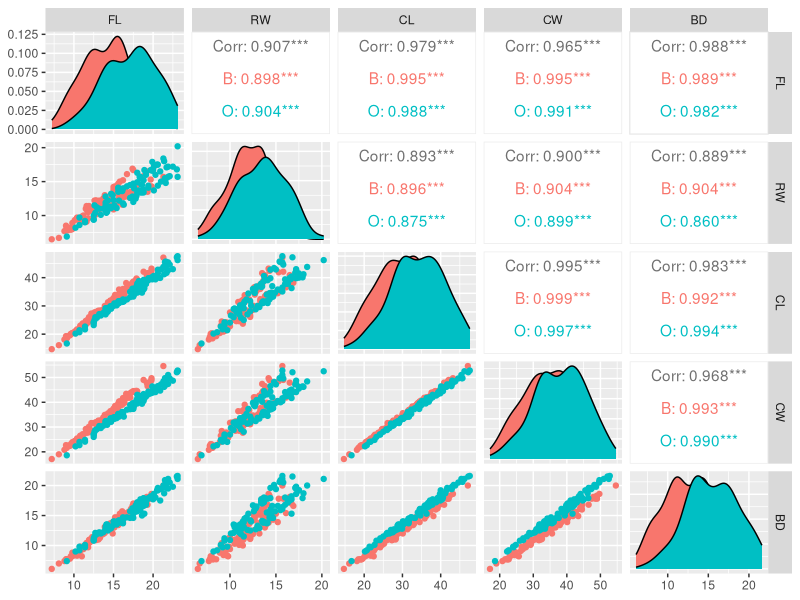
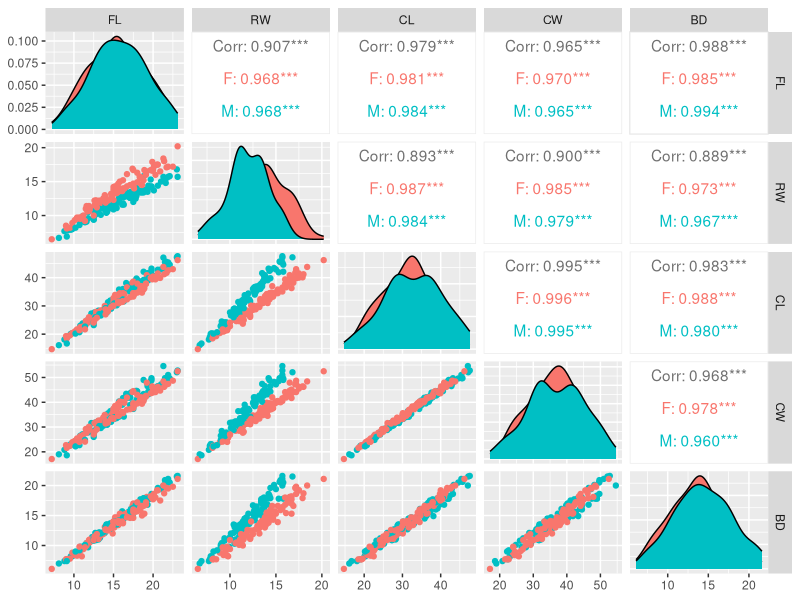
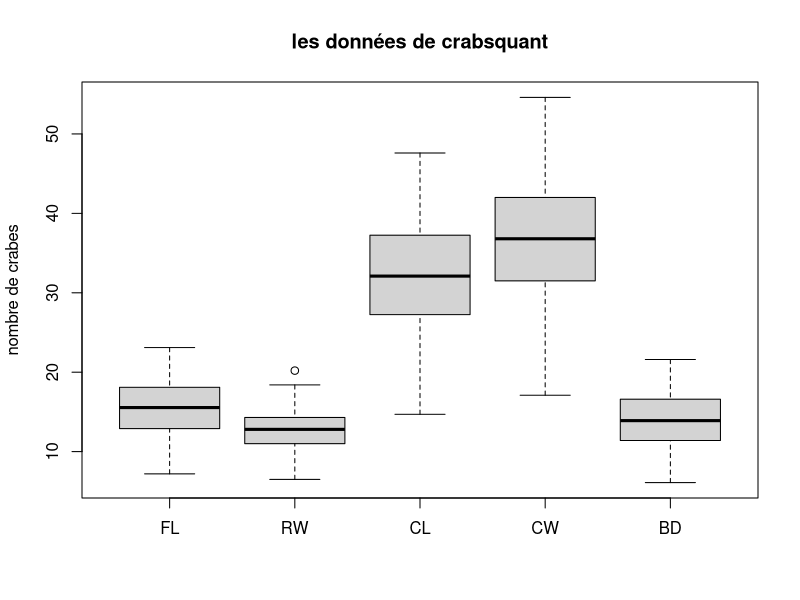
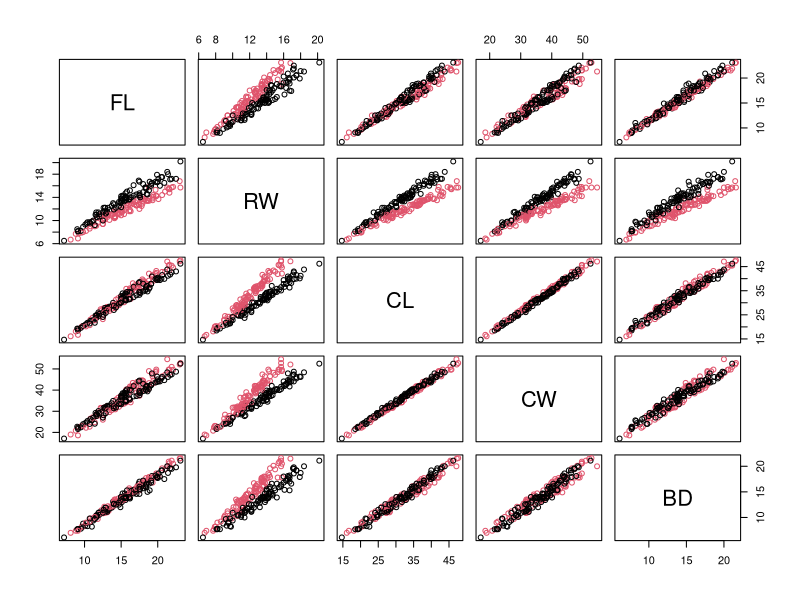
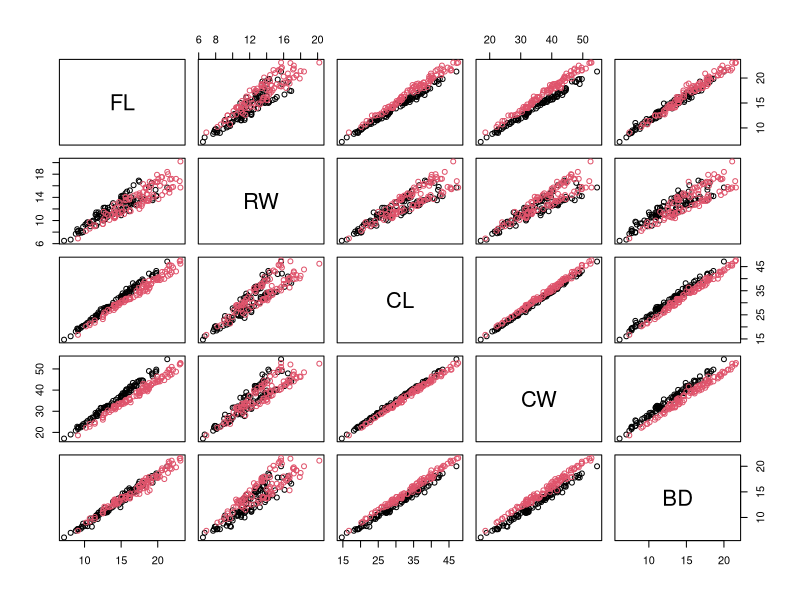
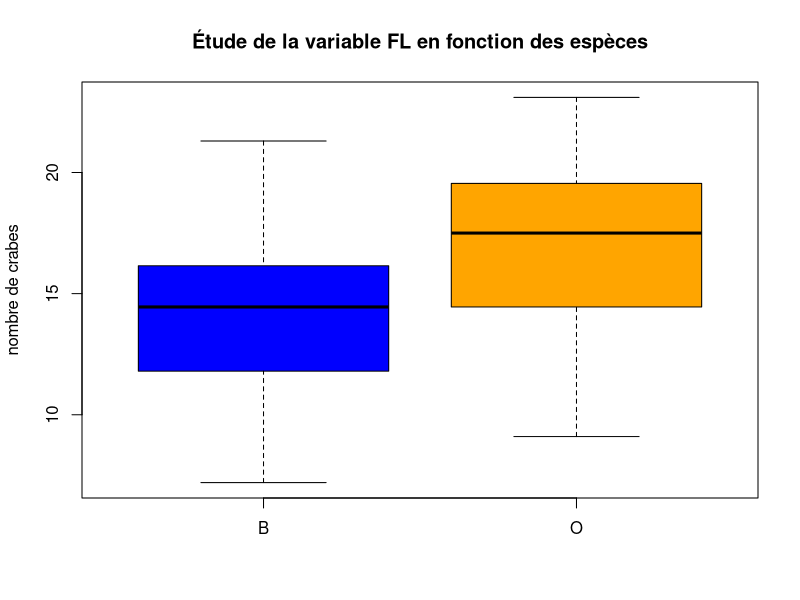
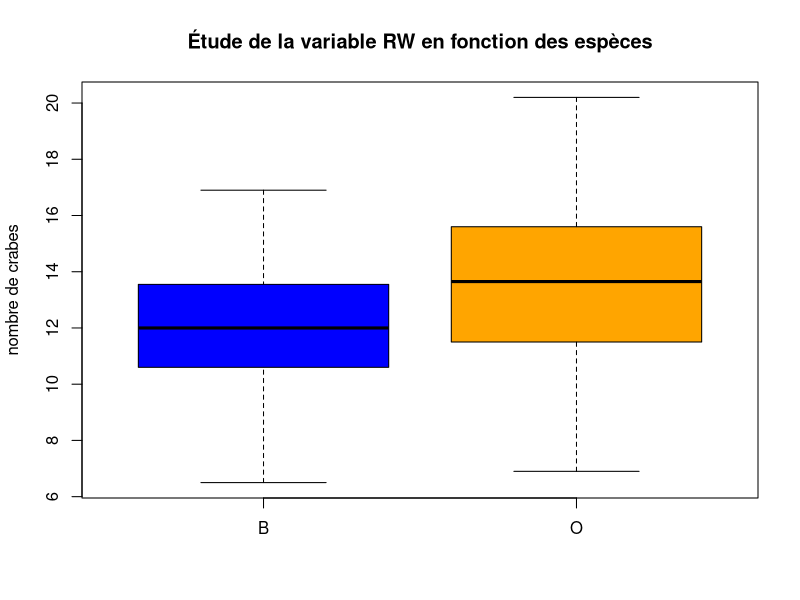
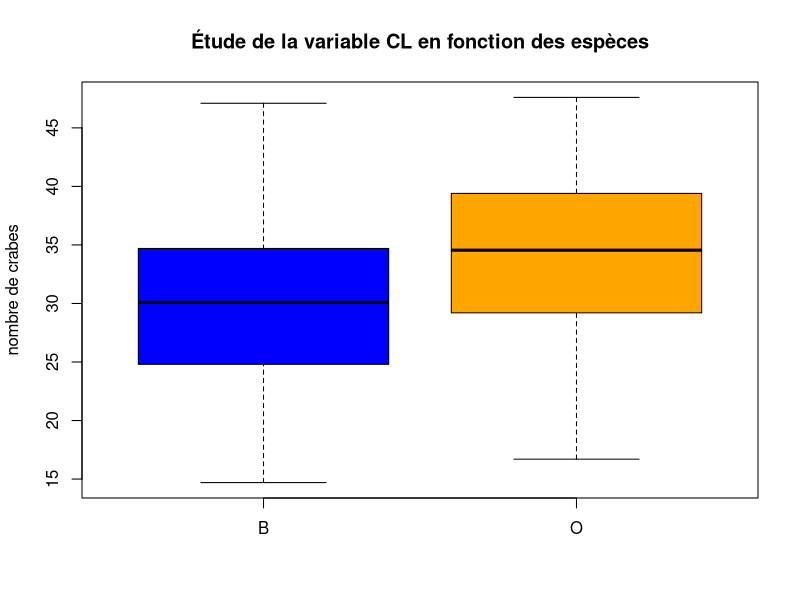

Here is the R script that generated these plots, in order:
#********************************************#
#                                            #
#                   Libraries                #
#                                            #
#********************************************#
library(GGally)
library(ggplot2)
library(MASS)
data(crabs)

summary(crabs)
crabsquant <- crabs[,4:8]

#********************************************#
#                                            #
#                   Question 1               #
#                                            #
#********************************************#
ggpairs(crabs, mapping = aes(color = sp), columns = c("FL", "RW", "CL", "CW", "BD"))
ggpairs(crabs, mapping = aes(color = sex), columns = c("FL", "RW", "CL", "CW", "BD"))

boxplot(crabsquant, main = "les données de crabsquant", ylab = "nombre de crabes", name = c("FL", "RW", "CL", "CW", "BD"))

plot(crabsquant, col = crabs$sex)

plot(crabsquant, col = crabs$sp)

boxplot(crabs$FL[crabs$sp == "B"], crabs$FL[crabs$sp == "O"], main = "Étude de la variable FL en fonction des espèces",  col = c("blue", "orange"), names = c("B", "O"), ylab = "nombre de crabes", notch = FALSE, outline = FALSE)

boxplot(crabs$RW[crabs$sp == "B"], crabs$RW[crabs$sp == "O"], main = "Étude de la variable RW en fonction des espèces",  col = c("blue", "orange"), names = c("B", "O"), ylab = "nombre de crabes", notch = FALSE, outline = FALSE)

boxplot(crabs$CL[crabs$sp == "B"], crabs$CL[crabs$sp == "O"], main = "Étude de la variable CL en fonction des espèces",  col = c("blue", "orange"), names = c("B", "O"), ylab = "nombre de crabes", notch = FALSE, outline = FALSE)

boxplot(crabs$CW[crabs$sp == "B"], crabs$CW[crabs$sp == "O"], main = "Étude de la variable CW en fonction des espèces",  col = c("blue", "orange"), names = c("B", "O"), ylab = "nombre de crabes", notch = FALSE, outline = FALSE)

boxplot(crabs$BD[crabs$sp == "B"], crabs$BD[crabs$sp == "O"], main = "Étude de la variable BD en fonction des espèces",  col = c("blue", "orange"), names = c("B", "O"), ylab = "nombre de crabes", notch = FALSE, outline = FALSE)

boxplot(crabs$FL[crabs$sex == "M"], crabs$FL[crabs$sex == "F"], main = "Étude de la variable FL en fonction du sexe",  col = c("green", "red"), names = c("M", "F"), ylab = "nombre de crabes", notch = FALSE, outline = FALSE)

boxplot(crabs$RW[crabs$sex == "M"], crabs$RW[crabs$sex == "F"], main = "Étude de la variable RW en fonction du sexe",  col = c("green", "red"), names = c("M", "F"), ylab = "nombre de crabes", notch = FALSE, outline = FALSE)

boxplot(crabs$CL[crabs$sex == "M"], crabs$CL[crabs$sex == "F"], main = "Étude de la variable CL en fonction du sexe",  col = c("green", "red"), names = c("M", "F"), ylab = "nombre de crabes", notch = FALSE, outline = FALSE)

boxplot(crabs$CW[crabs$sex == "M"], crabs$CW[crabs$sex == "F"], main = "Étude de la variable CW en fonction du sexe",  col = c("green", "red"), names = c("M", "F"), ylab = "nombre de crabes", notch = FALSE, outline = FALSE)

boxplot(crabs$BD[crabs$sex == "M"], crabs$BD[crabs$sex == "F"], main = "Étude de la variable BD en fonction du sexe",  col = c("green", "red"), names = c("M", "F"), ylab = "nombre de crabes", notch = FALSE, outline = FALSE)

#********************************************#
#                                            #
#                   Question 1               #
#                                            #
#********************************************#
cor(crabsquant)

print(cor(crabsquant),digits=3)